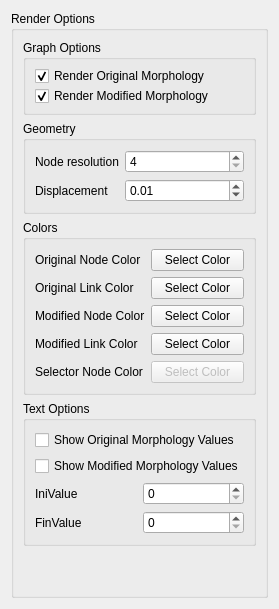
       <widget class="QWidget" name="tab_RenderCtrl">
        <attribute name="title">
         <string>Render Ctrl</string>
        </attribute>
        <layout class="QVBoxLayout" name="verticalLayout_4">
         <item>
          <widget class="QGroupBox" name="groupBox_RenderOptions">
           <property name="title">
            <string>Render Options</string>
           </property>
           <layout class="QVBoxLayout" name="verticalLayout_7">
            <item>
             <widget class="QGroupBox" name="groupBox_GraohRenderOptions">
              <property name="minimumSize">
               <size>
                <width>0</width>
                <height>0</height>
               </size>
              </property>
              <property name="maximumSize">
               <size>
                <width>16777215</width>
                <height>75</height>
               </size>
              </property>
              <property name="title">
               <string>Graph Options</string>
              </property>
              <layout class="QVBoxLayout" name="verticalLayout_8">
               <item>
                <widget class="QCheckBox" name="checkBox_renderOriginalMorphology">
                 <property name="text">
                  <string>Render Original Morphology</string>
                 </property>
                 <property name="checked">
                  <bool>true</bool>
                 </property>
                </widget>
               </item>
               <item>
                <widget class="QCheckBox" name="checkBox_renderModifiedMorphology">
                 <property name="text">
                  <string>Render Modified Morphology</string>
                 </property>
                 <property name="checked">
                  <bool>true</bool>
                 </property>
                </widget>
               </item>
              </layout>
             </widget>
            </item>
            <item>
             <widget class="QGroupBox" name="groupBox_geometry">
              <property name="title">
               <string>Geometry</string>
              </property>
              <layout class="QFormLayout" name="formLayout_3">
               <item row="0" column="0">
                <widget class="QLabel" name="label_nodeResolution">
                 <property name="text">
                  <string>Node resolution</string>
                 </property>
                </widget>
               </item>
               <item row="0" column="1">
                <widget class="QSpinBox" name="spinBox_resolution">
                 <property name="minimum">
                  <number>4</number>
                 </property>
                 <property name="maximum">
                  <number>10</number>
                 </property>
                </widget>
               </item>
               <item row="1" column="0">
                <widget class="QLabel" name="label_desp">
                 <property name="text">
                  <string>Displacement</string>
                 </property>
                </widget>
               </item>
               <item row="1" column="1">
                <widget class="QDoubleSpinBox" name="doubleSpinBox_desp">
                 <property name="singleStep">
                  <double>0.010000000000000</double>
                 </property>
                 <property name="value">
                  <double>0.010000000000000</double>
                 </property>
                </widget>
               </item>
              </layout>
             </widget>
            </item>
            <item>
             <widget class="QGroupBox" name="groupBox_colors">
              <property name="title">
               <string>Colors</string>
              </property>
              <layout class="QFormLayout" name="formLayout_4">
               <item row="0" column="0">
                <widget class="QLabel" name="label_OriginalNodeColor">
                 <property name="text">
                  <string>Original Node Color</string>
                 </property>
                </widget>
               </item>
               <item row="1" column="0">
                <widget class="QLabel" name="label_OriginalLinkColor">
                 <property name="text">
                  <string>Original Link Color</string>
                 </property>
                </widget>
               </item>
               <item row="2" column="0">
                <widget class="QLabel" name="label_ModifiedNodeColor">
                 <property name="text">
                  <string>Modified Node Color</string>
                 </property>
                </widget>
               </item>
               <item row="3" column="0">
                <widget class="QLabel" name="label_ModifiedLinkColor">
                 <property name="text">
                  <string>Modified Link Color</string>
                 </property>
                </widget>
               </item>
               <item row="4" column="0">
                <widget class="QLabel" name="label_selectorNodeColor">
                 <property name="text">
                  <string>Selector Node Color</string>
                 </property>
                </widget>
               </item>
               <item row="0" column="1">
                <widget class="QPushButton" name="pushButton_OriginalNodeColor">
                 <property name="text">
                  <string>Select Color</string>
                 </property>
                </widget>
               </item>
               <item row="1" column="1">
                <widget class="QPushButton" name="pushButton_OriginalLinkColor">
                 <property name="text">
                  <string>Select Color</string>
                 </property>
                </widget>
               </item>
               <item row="2" column="1">
                <widget class="QPushButton" name="pushButton_ModifiedNodeColor">
                 <property name="text">
                  <string>Select Color</string>
                 </property>
                </widget>
               </item>
               <item row="3" column="1">
                <widget class="QPushButton" name="pushButton_ModifiedLinkColor">
                 <property name="text">
                  <string>Select Color</string>
                 </property>
                </widget>
               </item>
               <item row="4" column="1">
                <widget class="QPushButton" name="pushButton_selectorNodeColor">
                 <property name="enabled">
                  <bool>false</bool>
                 </property>
                 <property name="text">
                  <string>Select Color</string>
                 </property>
                </widget>
               </item>
              </layout>
             </widget>
            </item>
            <item>
             <widget class="QGroupBox" name="groupBox_TextOptions">
              <property name="title">
               <string>Text Options</string>
              </property>
              <layout class="QGridLayout" name="gridLayout_5">
               <item row="0" column="0" colspan="2">
                <widget class="QCheckBox" name="checkBox_ShowOriginalMorphologyText">
                 <property name="text">
                  <string>Show Original Morphology Values</string>
                 </property>
                </widget>
               </item>
               <item row="2" column="0">
                <widget class="QLabel" name="label_TextIniValue">
                 <property name="text">
                  <string>IniValue</string>
                 </property>
                </widget>
               </item>
               <item row="2" column="1">
                <widget class="QSpinBox" name="spinBox_TextIniValue">
                 <property name="maximum">
                  <number>1000000</number>
                 </property>
                </widget>
               </item>
               <item row="3" column="0">
                <widget class="QLabel" name="label_TextFinValue">
                 <property name="text">
                  <string>FinValue</string>
                 </property>
                </widget>
               </item>
               <item row="3" column="1">
                <widget class="QSpinBox" name="spinBox_TextFinValue">
                 <property name="maximum">
                  <number>1000000</number>
                 </property>
                </widget>
               </item>
               <item row="1" column="0" colspan="2">
                <widget class="QCheckBox" name="checkBox_ShowModifiedMorphologyText">
                 <property name="text">
                  <string>Show Modified Morphology Values</string>
                 </property>
                </widget>
               </item>
              </layout>
             </widget>
            </item>
            <item>
             <spacer name="verticalSpacer">
              <property name="orientation">
               <enum>Qt::Vertical</enum>
              </property>
              <property name="sizeHint" stdset="0">
               <size>
                <width>20</width>
                <height>40</height>
               </size>
              </property>
             </spacer>
            </item>
           </layout>
          </widget>
         </item>
        </layout>
       </widget>
